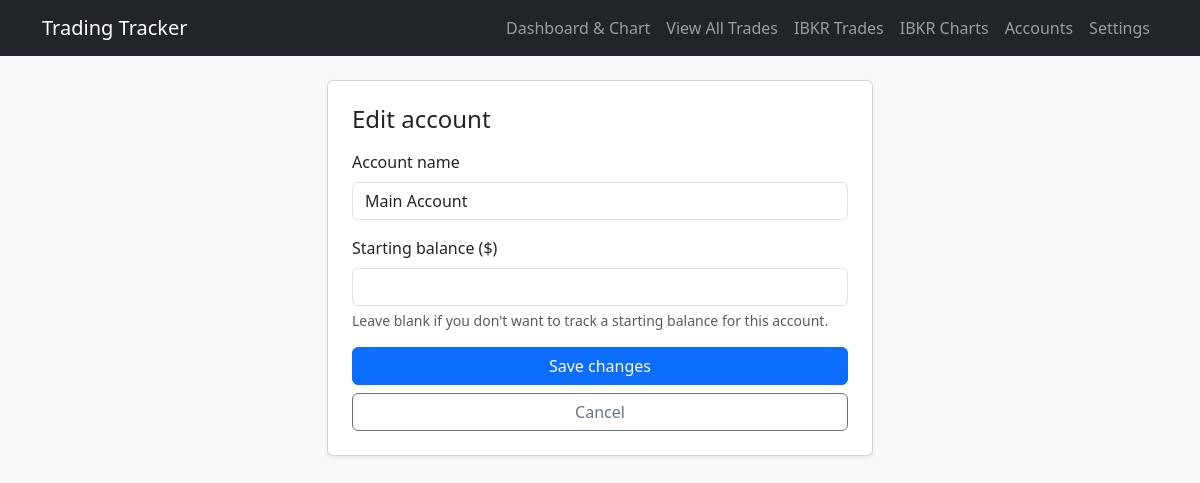
The app's page /accounts/edit/1, older data.
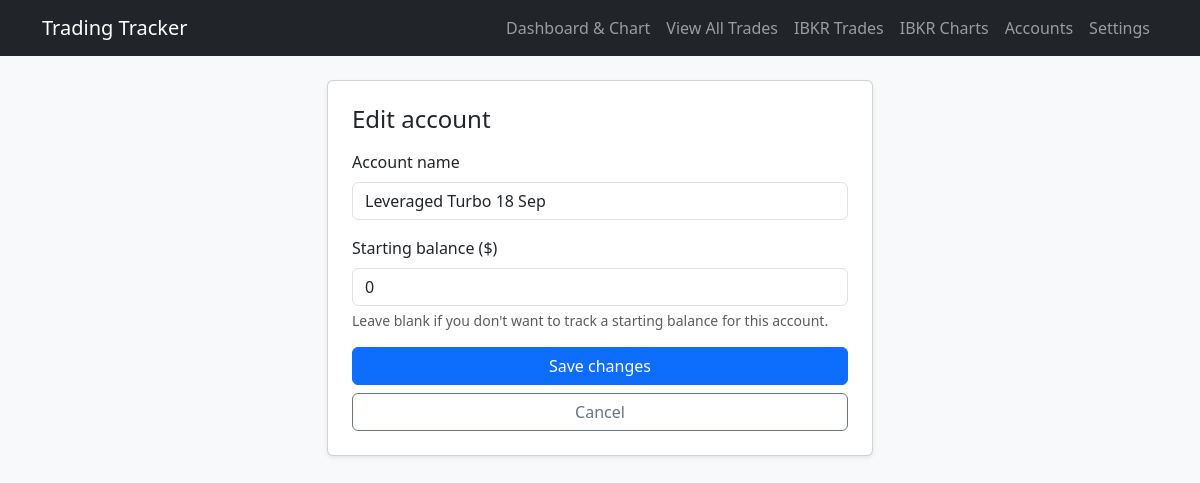
The same page, newer data.
### flask_app.py (models this page shows)
class Account(db.Model):
    id = db.Column(db.Integer, primary_key=True)
    name = db.Column(db.String(60), unique=True, nullable=False)
    starting_balance = db.Column(db.Float, nullable=True)
    created = db.Column(db.DateTime, default=datetime.utcnow)

### flask_app.py (the view, shortened to what this page needs)
@app.route('/accounts/edit/<int:id>', methods=['GET', 'POST'])
def edit_account(id):
    account = Account.query.get_or_404(id)
    error = None
    form = {
        'name': account.name,
        'starting_balance': (
            ''
            if account.starting_balance is None
            else format_number(account.starting_balance)
        ),
    }
    return render_template('edit_account.html', account=account, error=error, form=form)

### flask_app.py (called while the page is built)
def get_active_account():
    try:
        account = db.session.get(Account, int(request.cookies.get('account_id', '')))
    except ValueError:
        account = None
    return account or Account.query.order_by(Account.id.asc()).first()

def format_number(number):
    return ('%.2f' % number).rstrip('0').rstrip('.')

@app.context_processor
def inject_accounts():
    return {
        'accounts': Account.query.order_by(Account.id.asc()).all(),
        'active_account': get_active_account(),
        'account_summary': account_summary,
    }

### templates/edit_account.html (shortened to what this page needs)
<!DOCTYPE html>
<html lang="en">
<head>
    <link href="https://cdn.jsdelivr.net/npm/bootstrap@5.3.0/dist/css/bootstrap.min.css" rel="stylesheet">
</head>
<body class="bg-light">
    <nav class="navbar navbar-expand-lg navbar-dark bg-dark mb-4">
    <div class="container">
        <a class="navbar-brand" href="/">Trading Tracker</a>
            <div class="navbar-nav">
                <a class="nav-link" href="/">Dashboard & Chart</a>
                <a class="nav-link" href="/trades-list">View All Trades</a>
                <a class="nav-link" href="/ibkr">IBKR Trades</a>
                <a class="nav-link" href="/ibkr-charts">IBKR Charts</a>
                <a class="nav-link" href="/accounts">Accounts</a>
                <a class="nav-link" href="/settings">Settings</a>
            </div>
    </div>
    </nav>
<div class="container pb-5">
    <div class="row justify-content-center">
        <div class="col-md-6">
            <div class="card shadow-sm p-4">
                <h4 class="mb-3">Edit account</h4>
                <form method="POST">
                    <div class="mb-3">
                        <label class="form-label">Account name</label>
                        <input type="text" class="form-control" name="name" maxlength="60" value="{{ form.name }}" required>
                    </div>
                    <div class="mb-3">
                        <label class="form-label">Starting balance ($)</label>
                        <input type="number" step="any" class="form-control" name="starting_balance" value="{{ form.starting_balance }}">
                        <div class="form-text">Leave blank if you don't want to track a starting balance for this account.</div>
                    </div>
                    <button type="submit" class="btn btn-primary w-100 mb-2">Save changes</button>
                    <a href="/accounts" class="btn btn-outline-secondary w-100">Cancel</a>
                </form>
            </div>
        </div>
    </div>
</div>
</body>
</html>

Row changes from the older to the newer data that the page shows:
changed Account: name "Main Account" → "Leveraged Turbo 18 Sep"
Text that changed along with them:
form field starting_balance: (not shown) → "0"
